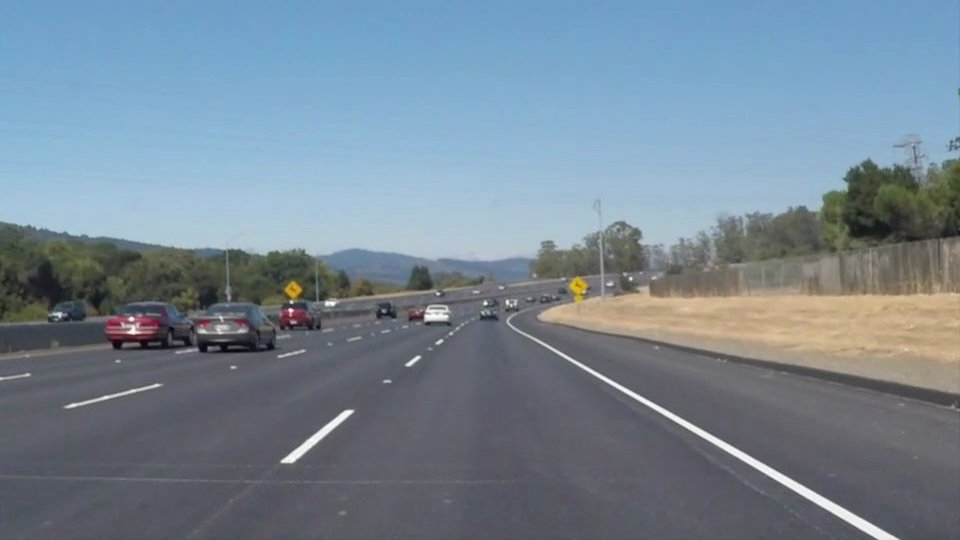
#> input picture robocar/libcv/src/test/fixtures/test_images/solidWhiteCurve.jpg, 960 x 540 px
$ python -i lesson_functions.py   (imports and definitions only)   (older library calls are emulated)
#> lines starting #> are read from the running program, lines starting #| are printed output that depends on the picture
import glob
import time
import pickle
import cv2
import matplotlib.image as mpimg
import numpy as np
from skimage.feature import hog
from sklearn.model_selection import train_test_split
from sklearn.preprocessing import StandardScaler
from sklearn.svm import LinearSVC


#
# Search and Classify
#

# Define a function to return HOG features and visualization
def get_hog_features(img, orient, pix_per_cell, cell_per_block,
                     vis=False, feature_vec=True):
    # Call with two outputs if vis==True
    if vis == True:
        features, hog_image = hog(img, orientations=orient,
                                  pixels_per_cell=(pix_per_cell, pix_per_cell),
                                  cells_per_block=(cell_per_block, cell_per_block),
                                  transform_sqrt=False,
                                  visualise=vis, feature_vector=feature_vec)
        return features, hog_image
    # Otherwise call with one output
    else:
        features = hog(img, orientations=orient,
                       pixels_per_cell=(pix_per_cell, pix_per_cell),
                       cells_per_block=(cell_per_block, cell_per_block),
                       transform_sqrt=False,
                       visualise=vis, feature_vector=feature_vec)
        return features


# Define a function to compute binned color features
def bin_spatial(img, size=(32, 32)):
    # # Use cv2.resize().ravel() to create the feature vector
    # features = cv2.resize(img, size).ravel()
    # # Return the feature vector
    # return features
#> called with size = (32, 32)
    color1 = cv2.resize(img[:, :, 0], size).ravel()
#> color1 = 1024 values, max 243 at index 779, min 12 at index 647, mean 117.8
    color2 = cv2.resize(img[:, :, 1], size).ravel()
#> color2 = 1024 values, max 244 at index 779, min 14 at index 647, mean 133.8
    color3 = cv2.resize(img[:, :, 2], size).ravel()
#> color3 = 1024 values, max 246 at index 779, min 19 at index 647, mean 147.6
    return np.hstack((color1, color2, color3))


# Define a function to compute color histogram features
# NEED TO CHANGE bins_range if reading .png files with mpimg!
def color_hist(img, nbins=32, bins_range=(0, 256)):
    # Compute the histogram of the color channels separately
    channel1_hist = np.histogram(img[:, :, 0], bins=nbins)
    channel2_hist = np.histogram(img[:, :, 1], bins=nbins)
    channel3_hist = np.histogram(img[:, :, 2], bins=nbins)
    # Concatenate the histograms into a single feature vector
    hist_features = np.concatenate((channel1_hist[0], channel2_hist[0], channel3_hist[0]))
    # Return the individual histograms, bin_centers and feature vector
    return hist_features


# Define a function to extract features from a list of images
# Have this function call bin_spatial() and color_hist()
# [108 lines left out: functions extract_features, slide_window, draw_boxes, not called in this run]

#
# Search and Classify
#

# Define a function to extract features from a single image window
# This function is very similar to extract_features()
# just for a single image rather than list of images
def single_img_features(img, color_space='RGB', spatial_size=(32, 32),
                        hist_bins=32, orient=9,
                        pix_per_cell=8, cell_per_block=2, hog_channel=0,
                        spatial_feat=True, hist_feat=True, hog_feat=True):
    # 1) Define an empty list to receive features
    img_features = []
    # 2) Apply color conversion if other than 'RGB'
    if color_space != 'RGB':
        if color_space == 'HSV':
            feature_image = cv2.cvtColor(img, cv2.COLOR_RGB2HSV)
        elif color_space == 'LUV':
            feature_image = cv2.cvtColor(img, cv2.COLOR_RGB2LUV)
        elif color_space == 'HLS':
            feature_image = cv2.cvtColor(img, cv2.COLOR_RGB2HLS)
        elif color_space == 'YUV':
            feature_image = cv2.cvtColor(img, cv2.COLOR_RGB2YUV)
        elif color_space == 'YCrCb':
            feature_image = cv2.cvtColor(img, cv2.COLOR_RGB2YCrCb)
    else:
        feature_image = np.copy(img)
    # 3) Compute spatial features if flag is set
    if spatial_feat == True:
        spatial_features = bin_spatial(feature_image, size=spatial_size)
#> spatial_features = 3072 values, max 246 at index 2827, min 12 at index 647, mean 133.1
        # 4) Append features to list
        img_features.append(spatial_features)
    # 5) Compute histogram features if flag is set
    if hist_feat == True:
        hist_features = color_hist(feature_image, nbins=hist_bins)
#> in color_hist, `hist_features = np.concatenate((channel1_hist[0], channel2_hist[0], ch..`: hist_features = 96 values, max 94151 at index 43, min 23 at index 64, mean 16200
        # 6) Append features to list
        img_features.append(hist_features)
    # 7) Compute HOG features if flag is set
    if hog_feat == True:
        if hog_channel == 'ALL':
            hog_features = []
            for channel in range(feature_image.shape[2]):
                hog_features.extend(get_hog_features(feature_image[:, :, channel],
                                                     orient, pix_per_cell, cell_per_block,
                                                     vis=False, feature_vec=True))
        else:
            hog_features = get_hog_features(feature_image[:, :, hog_channel], orient,
                                            pix_per_cell, cell_per_block, vis=False, feature_vec=True)
#> in get_hog_features, `features = hog(img, orientations=orient, pixels_per_cell=(pix_per_cell..`:
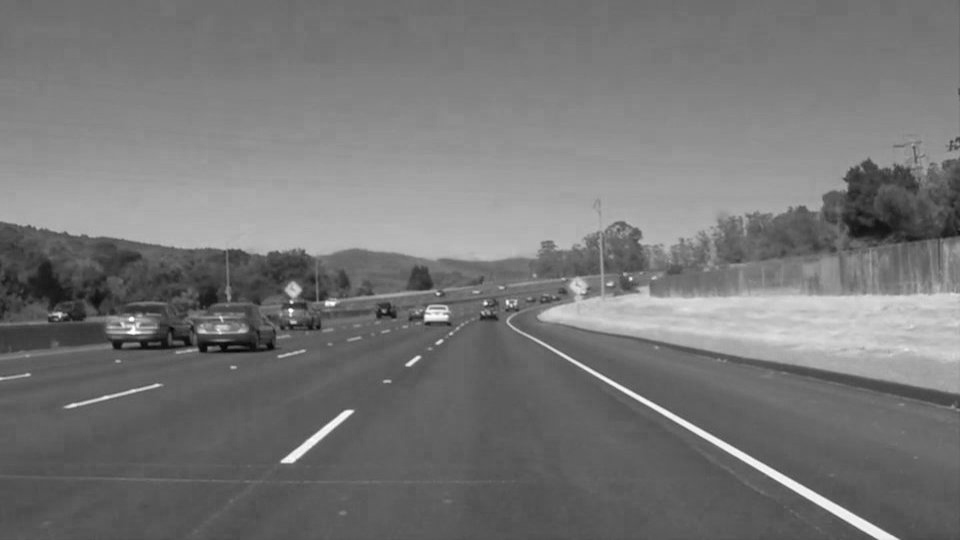
#> img: shape (540, 960); min 6, max 255, mean 118.5
        # 8) Append features to list
        img_features.append(hog_features)

    # 9) Return concatenated array of features
    return np.concatenate(img_features)


# Define a function you will pass an image
# and the list of windows to be searched (output of slide_windows())
# [227 lines left out: functions search_windows, do_training, convert_color, find_cars, add_heat, apply_threshold and 1 more, not called in this run]

>>> import cv2
>>> picture = cv2.cvtColor(cv2.imread('../../robocar/libcv/src/test/fixtures/test_images/solidWhiteCurve.jpg'), cv2.COLOR_BGR2RGB)
>>> result = single_img_features(picture)

$ run again, on robocar/libcv/src/test/fixtures/test_images/solidWhiteRight.jpg
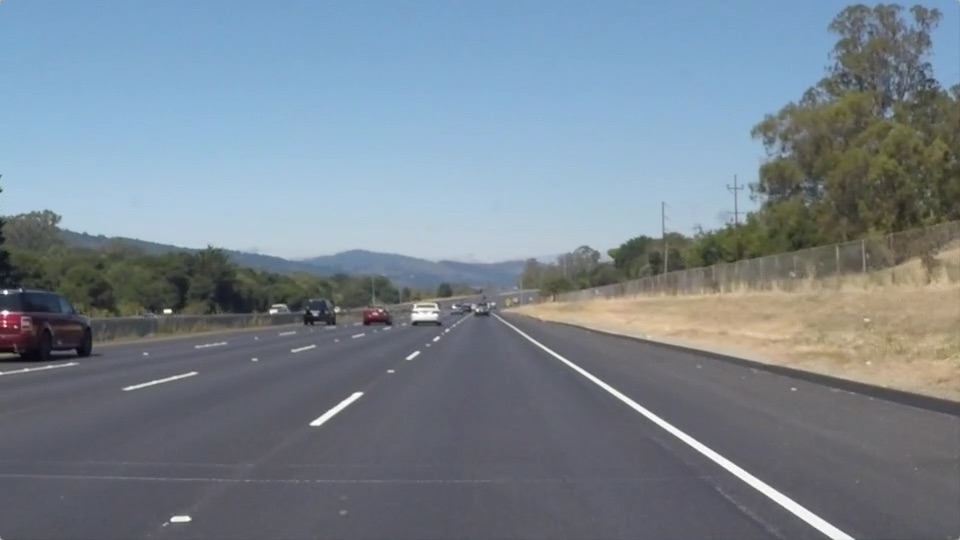
#> input picture robocar/libcv/src/test/fixtures/test_images/solidWhiteRight.jpg, 960 x 540 px
#> color1 = 1024 values, max 246 at index 789, min 24 at index 512, mean 120.5
#> color2 = 1024 values, max 246 at index 789, min 18 at index 609, mean 132.8
#> color3 = 1024 values, max 246 at index 789, min 26 at index 609, mean 143.8
#> spatial_features = 3072 values, max 246 at index 789, min 18 at index 1633, mean 132.4
#> in color_hist, `hist_features = np.concatenate((channel1_hist[0], channel2_hist[0], ch..`: hist_features = 96 values, max 101828 at index 43, min 14 at index 64, mean 16200
#> in get_hog_features, `features = hog(img, orientations=orient, pixels_per_cell=(pix_per_cell..`:
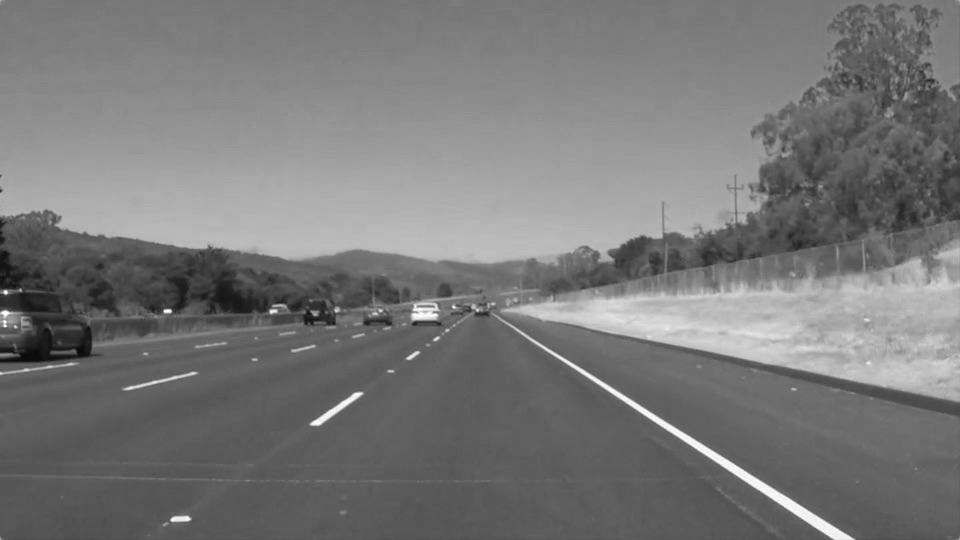
#> img: shape (540, 960); min 8, max 255, mean 120.3

$ run again, on robocar/libcv/src/test/fixtures/test_images/solidYellowCurve.jpg
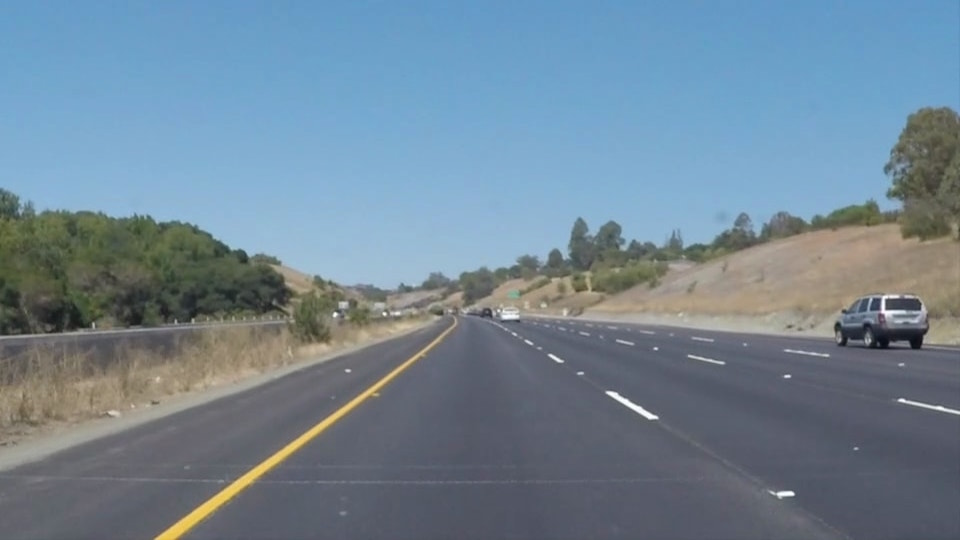
#> input picture robocar/libcv/src/test/fixtures/test_images/solidYellowCurve.jpg, 960 x 540 px
#> color1 = 1024 values, max 249 at index 605, min 14 at index 669, mean 113.2
#> color2 = 1024 values, max 247 at index 756, min 17 at index 669, mean 133.5
#> color3 = 1024 values, max 252 at index 605, min 27 at index 669, mean 149.1
#> spatial_features = 3072 values, max 252 at index 2653, min 14 at index 669, mean 131.9
#> in color_hist, `hist_features = np.concatenate((channel1_hist[0], channel2_hist[0], ch..`: hist_features = 96 values, max 90864 at index 89, min 72 at index 31, mean 16200
#> in get_hog_features, `features = hog(img, orientations=orient, pixels_per_cell=(pix_per_cell..`:
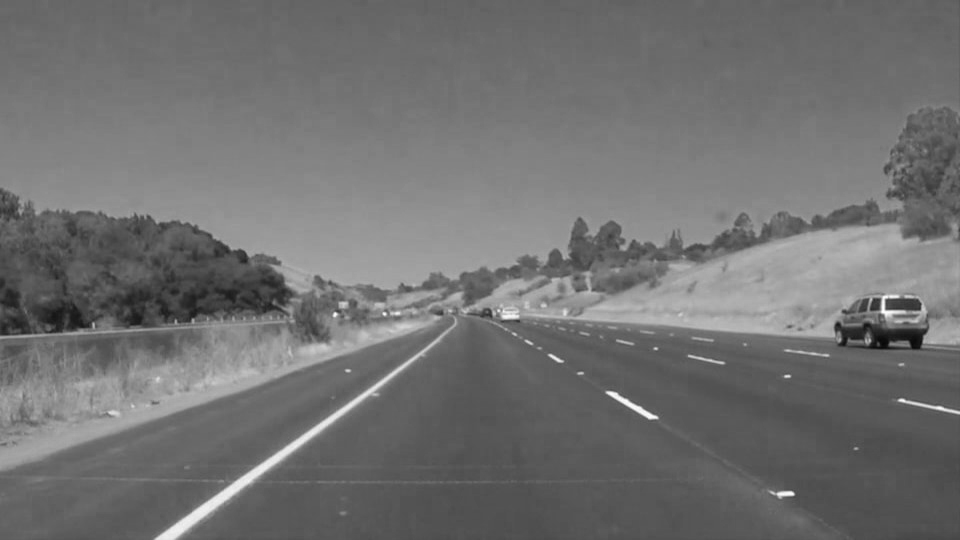
#> img: shape (540, 960); min 7, max 255, mean 113

$ run again, on robocar/libcv/src/test/fixtures/test_images/solidYellowCurve2.jpg
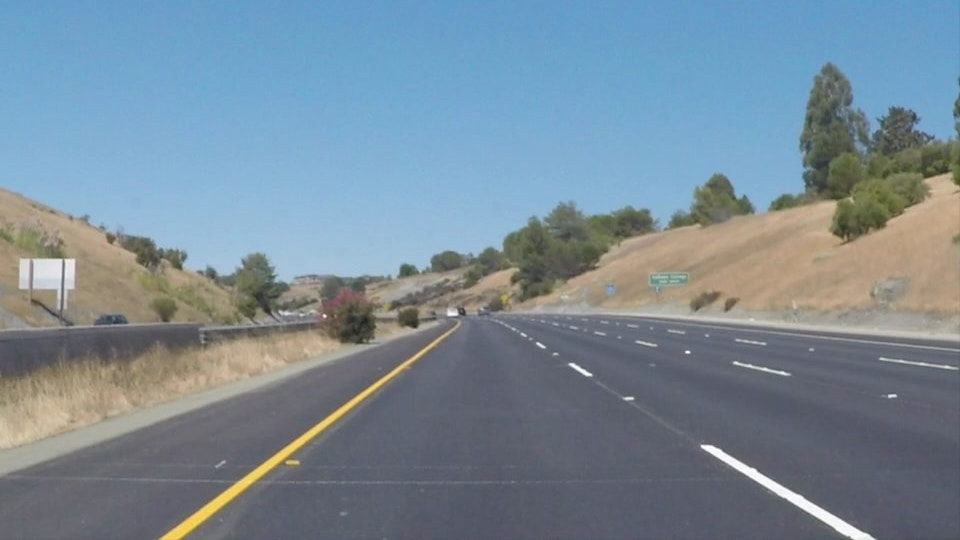
#> input picture robocar/libcv/src/test/fixtures/test_images/solidYellowCurve2.jpg, 960 x 540 px
#> color1 = 1024 values, max 248 at index 855, min 58 at index 552, mean 122
#> color2 = 1024 values, max 249 at index 855, min 60 at index 552, mean 139.8
#> color3 = 1024 values, max 253 at index 855, min 44 at index 349, mean 152.9
#> spatial_features = 3072 values, max 253 at index 2903, min 44 at index 2397, mean 138.3
#> in color_hist, `hist_features = np.concatenate((channel1_hist[0], channel2_hist[0], ch..`: hist_features = 96 values, max 89144 at index 75, min 12 at index 0, mean 16200
#> in get_hog_features, `features = hog(img, orientations=orient, pixels_per_cell=(pix_per_cell..`:
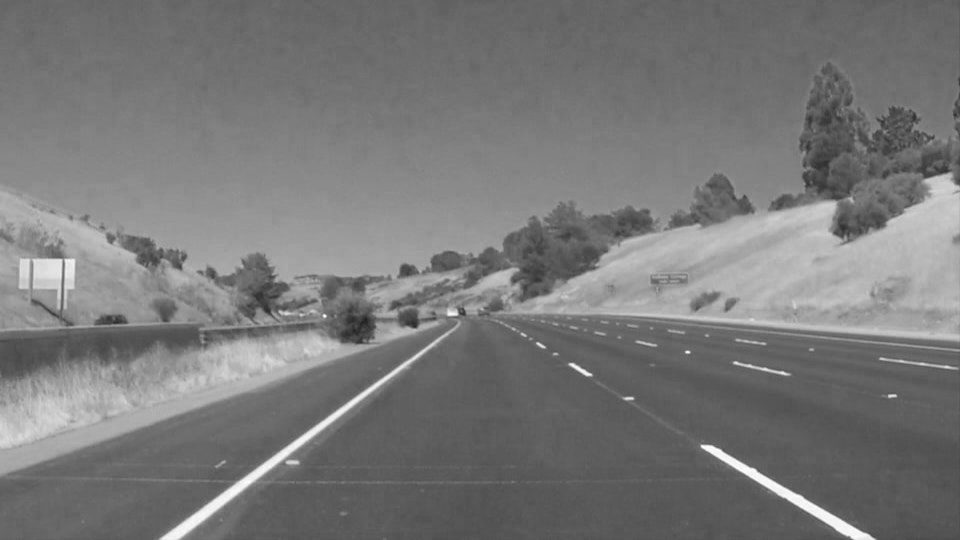
#> img: shape (540, 960); min 32, max 255, mean 120.7
